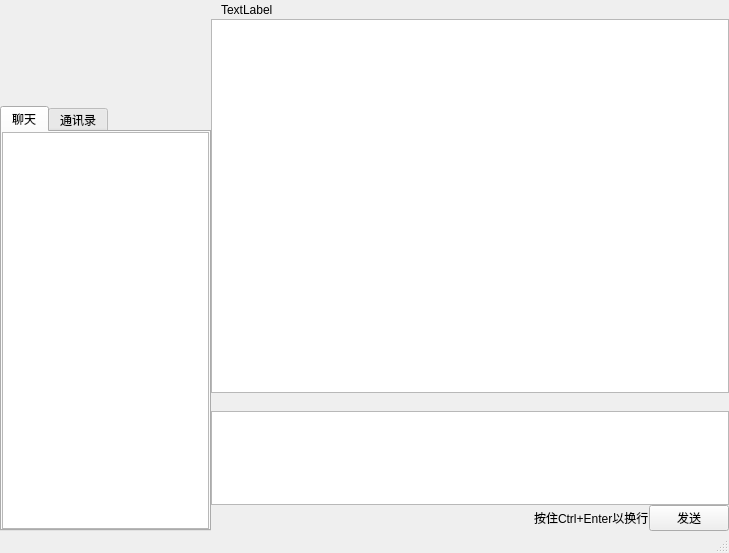
<?xml version="1.0" encoding="UTF-8"?>
<ui version="4.0">
 <class>MainWindow</class>
 <widget class="QMainWindow" name="MainWindow">
  <property name="geometry">
   <rect>
    <x>0</x>
    <y>0</y>
    <width>729</width>
    <height>553</height>
   </rect>
  </property>
  <property name="windowTitle">
   <string>MainWindow</string>
  </property>
  <widget class="QWidget" name="centralwidget">
   <layout class="QGridLayout" name="gridLayout_4">
    <property name="leftMargin">
     <number>0</number>
    </property>
    <property name="topMargin">
     <number>0</number>
    </property>
    <property name="rightMargin">
     <number>0</number>
    </property>
    <property name="bottomMargin">
     <number>0</number>
    </property>
    <property name="spacing">
     <number>0</number>
    </property>
    <item row="0" column="0">
     <widget class="QWidget" name="widget_4" native="true">
      <property name="maximumSize">
       <size>
        <width>211</width>
        <height>16777215</height>
       </size>
      </property>
      <layout class="QGridLayout" name="gridLayout" rowstretch="2,8" rowminimumheight="0,0">
       <property name="leftMargin">
        <number>0</number>
       </property>
       <property name="topMargin">
        <number>0</number>
       </property>
       <property name="rightMargin">
        <number>0</number>
       </property>
       <property name="bottomMargin">
        <number>0</number>
       </property>
       <property name="spacing">
        <number>0</number>
       </property>
       <item row="0" column="0">
        <widget class="QWidget" name="widget" native="true">
         <property name="minimumSize">
          <size>
           <width>0</width>
           <height>50</height>
          </size>
         </property>
        </widget>
       </item>
       <item row="1" column="0">
        <widget class="QTabWidget" name="tabWidget">
         <property name="currentIndex">
          <number>0</number>
         </property>
         <widget class="QWidget" name="tab">
          <attribute name="title">
           <string>聊天</string>
          </attribute>
          <layout class="QGridLayout" name="gridLayout_6">
           <property name="leftMargin">
            <number>0</number>
           </property>
           <property name="topMargin">
            <number>0</number>
           </property>
           <property name="rightMargin">
            <number>0</number>
           </property>
           <property name="bottomMargin">
            <number>0</number>
           </property>
           <item row="0" column="0">
            <widget class="QListView" name="listChat"/>
           </item>
          </layout>
         </widget>
         <widget class="QWidget" name="tab_2">
          <attribute name="title">
           <string>通讯录</string>
          </attribute>
          <layout class="QGridLayout" name="gridLayout_5">
           <property name="leftMargin">
            <number>0</number>
           </property>
           <property name="topMargin">
            <number>0</number>
           </property>
           <property name="rightMargin">
            <number>0</number>
           </property>
           <property name="bottomMargin">
            <number>0</number>
           </property>
           <item row="0" column="0">
            <widget class="QListView" name="listFriend"/>
           </item>
          </layout>
         </widget>
        </widget>
       </item>
      </layout>
     </widget>
    </item>
    <item row="0" column="1">
     <layout class="QGridLayout" name="gridLayout_3" rowstretch="1,20,1,5,1">
      <item row="0" column="0">
       <widget class="QWidget" name="widget_2" native="true">
        <widget class="QLabel" name="chatTitle">
         <property name="geometry">
          <rect>
           <x>10</x>
           <y>0</y>
           <width>491</width>
           <height>20</height>
          </rect>
         </property>
         <property name="text">
          <string>TextLabel</string>
         </property>
        </widget>
       </widget>
      </item>
      <item row="1" column="0">
       <widget class="QTextBrowser" name="textBrowser"/>
      </item>
      <item row="2" column="0">
       <widget class="QWidget" name="widget_3" native="true"/>
      </item>
      <item row="4" column="0">
       <layout class="QGridLayout" name="gridLayout_2">
        <item row="0" column="0">
         <spacer name="horizontalSpacer">
          <property name="orientation">
           <enum>Qt::Horizontal</enum>
          </property>
          <property name="sizeHint" stdset="0">
           <size>
            <width>40</width>
            <height>20</height>
           </size>
          </property>
         </spacer>
        </item>
        <item row="0" column="1">
         <widget class="QLabel" name="label">
          <property name="text">
           <string>按住Ctrl+Enter以换行</string>
          </property>
         </widget>
        </item>
        <item row="0" column="2">
         <widget class="QPushButton" name="pushButton">
          <property name="text">
           <string>发送</string>
          </property>
         </widget>
        </item>
       </layout>
      </item>
      <item row="3" column="0">
       <widget class="QTextEdit" name="textEdit"/>
      </item>
     </layout>
    </item>
   </layout>
  </widget>
  <widget class="QStatusBar" name="statusbar"/>
 </widget>
 <resources/>
 <connections>
  <connection>
   <sender>listFriend</sender>
   <signal>doubleClicked(QModelIndex)</signal>
   <receiver>MainWindow</receiver>
   <slot>onFriendDbClick()</slot>
   <hints>
    <hint type="sourcelabel">
     <x>103</x>
     <y>282</y>
    </hint>
    <hint type="destinationlabel">
     <x>240</x>
     <y>-7</y>
    </hint>
   </hints>
  </connection>
  <connection>
   <sender>pushButton</sender>
   <signal>clicked()</signal>
   <receiver>MainWindow</receiver>
   <slot>onSendMessage()</slot>
   <hints>
    <hint type="sourcelabel">
     <x>686</x>
     <y>520</y>
    </hint>
    <hint type="destinationlabel">
     <x>372</x>
     <y>-9</y>
    </hint>
   </hints>
  </connection>
  <connection>
   <sender>listChat</sender>
   <signal>clicked(QModelIndex)</signal>
   <receiver>MainWindow</receiver>
   <slot>onClickChatItem()</slot>
   <hints>
    <hint type="sourcelabel">
     <x>57</x>
     <y>254</y>
    </hint>
    <hint type="destinationlabel">
     <x>33</x>
     <y>-8</y>
    </hint>
   </hints>
  </connection>
 </connections>
 <slots>
  <slot>onFriendDbClick()</slot>
  <slot>onSendMessage()</slot>
  <slot>onClickChatItem()</slot>
 </slots>
</ui>
